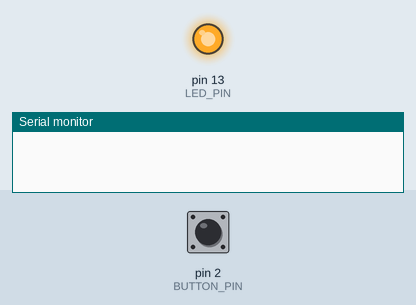
Recording of a sketch running on a simulated Arduino Uno, built with avr-gcc and run on an emulated ATmega328P. On the bench: output pins drawn as LEDs (lit = HIGH), the last lines printed to the serial monitor. The inputs (shaded band) are chosen by the test bench; at power-on: pin 2 (BUTTON_PIN) LOW.

Above: at 1.2 s.
1.3 s: pin 2 (BUTTON_PIN) pulled HIGH for 0.15 s
At 2.3 s:
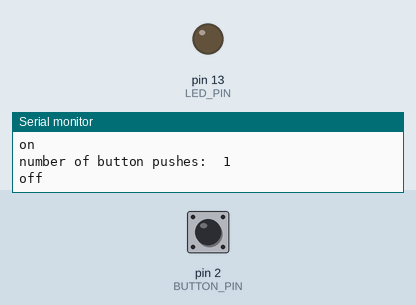
Timing chart, 0 to 4.3 s (numbered marks = the images above; inputs shaded):
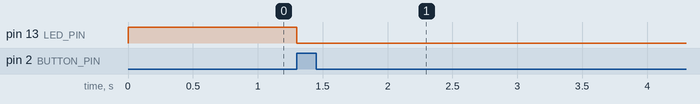

The sketch:

state_change_detection.ino
```cpp
/*
   State change detection (edge detection)

   Often, you don't need to know the  state of a digital input all the time,
   but you just need to know when the input changes from one state to another.
   For example, you want to know when a button goes from OFF to ON.  This is called
   state change detection, or edge detection.

   This example shows how to detect when a button or button changes from off to on
   and on to off.

   The circuit:
 *   pushbutton attached to pin 2 from +5V
 * 10K resistor attached to pin 2 from ground
 * LED attached from pin 13 to ground (or use the built-in LED on
   most Arduino boards)

   http://arduino.cc/en/Tutorial/ButtonStateChange

 */

const int BUTTON_PIN = 2;    // the pin that the pushbutton is attached to
const int LED_PIN = 13;       // the pin that the LED is attached to

int buttonPushCounter = 0;   // counter for the number of button presses
int buttonState = 0;         // current state of the button
int lastButtonState = 0;     // previous state of the button

void setup() {
    pinMode(BUTTON_PIN, INPUT);
    pinMode(LED_PIN, OUTPUT);
    Serial.begin(9600);
}


void loop() {
    buttonState = digitalRead(BUTTON_PIN);

    if (buttonState != lastButtonState) {
        // if the state has changed, increment the counter
        if (buttonState == HIGH) {
            // if the current state is HIGH then the button
            // wend from off to on:
            buttonPushCounter++;
            Serial.println("on");
            Serial.print("number of button pushes:  ");
            Serial.println(buttonPushCounter);
        }
        else {
            // if the current state is LOW then the button
            // wend from on to off:
            Serial.println("off");
        }
    }
    // save the current state as the last state,
    //for next time through the loop
    lastButtonState = buttonState;


    // turns on the LED every four button pushes by
    // checking the modulo of the button push counter.
    // the modulo function gives you the remainder of
    // the division of two numbers:
    if (buttonPushCounter % 4 == 0) {
        digitalWrite(LED_PIN, HIGH);
    } else {
        digitalWrite(LED_PIN, LOW);
    }

}
```

Measured:
- after the input at 1.3 s, pin 13 (LED_PIN): HIGH → LOW at once
